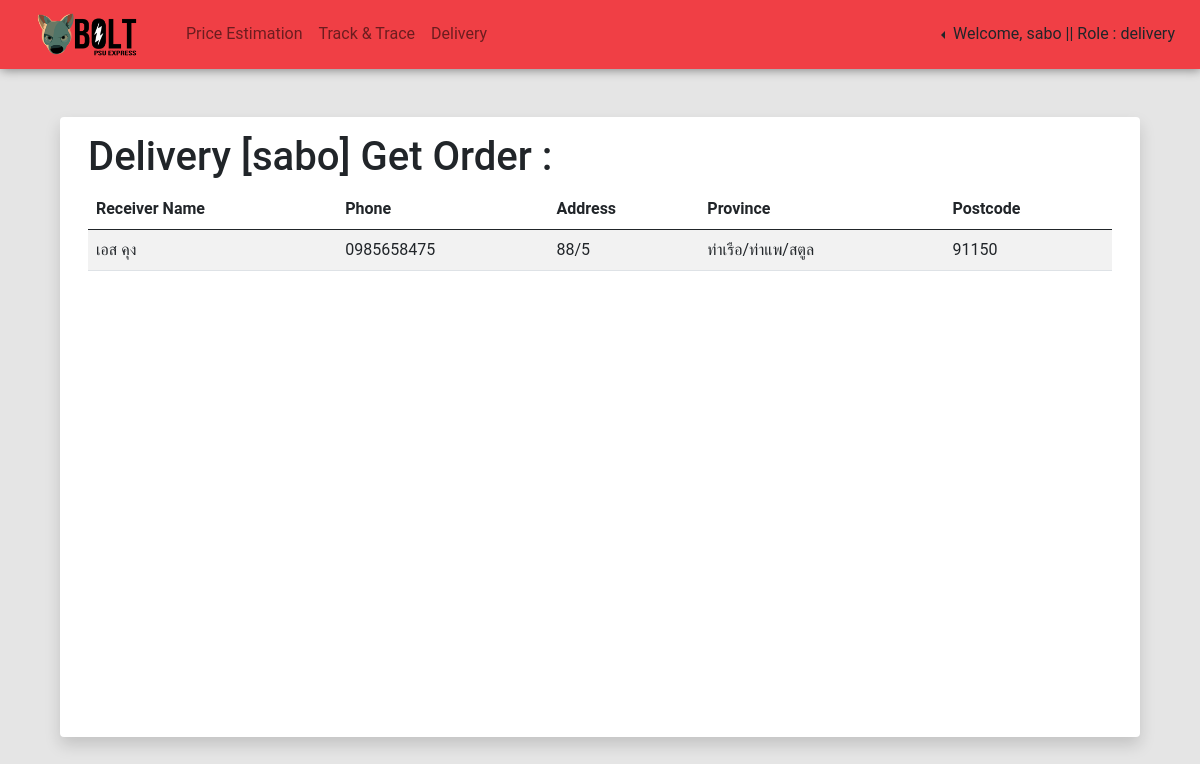
The page /backend/delivery.php (signed in) on the database its author committed.
### tables this page shows
CREATE TABLE `receiver` (
  `receiver_id` int(11) NOT NULL,
  `receiver_name` varchar(255) NOT NULL,
  `phone` varchar(10) NOT NULL,
  `address` varchar(255) NOT NULL,
  `province` varchar(255) NOT NULL,
  `postcode` varchar(255) NOT NULL,
  `tracking_number` varchar(255) NOT NULL,
  `status` varchar(255) NOT NULL,
  `sender_firstname_lastname` varchar(255) NOT NULL,
  `price` decimal(15,2) NOT NULL,
  `Pickup_Date` timestamp NOT NULL DEFAULT current_timestamp(),
  `region` varchar(255) NOT NULL,
  `driver_id` int(11) DEFAULT NULL
);

### backend/delivery.php (the view, shortened to what this page needs)
<!doctype html>
<html lang="en">
<head>
    <link rel="stylesheet" href="../css/bootstrap.min.css">
    <link rel="stylesheet" href="backend.css">
    <link rel="stylesheet" href="https://cdnjs.cloudflare.com/ajax/libs/font-awesome/5.15.3/css/all.min.css"
 />
    <link rel="stylesheet" href="https://pro.fontawesome.com/releases/v5.10.0/css/all.css"
 />
</head>
<body style="background-color:#E5E5E5;">
    <section>
        <nav class="navbar navbar-expand-lg navbar-light">
            <div class="container-fluid">
                <a class="navbar-brand" href=""><img src="../photo/logo.png" width="150px"></a>
                <div class="collapse navbar-collapse" id="navbarSupportedContent">
                    <ul class="navbar-nav me-auto mb-2 mb-lg-0">
                        <li class="nav-item">
                            <a class="nav-link" href="Price.php">Price Estimation</a>
                        </li>
                        <li class="nav-item">
                            <a class="nav-link" href="Track.php">Track & Trace</a>
                        </li>
                        <?php
                        if($_SESSION['role'] == "hub")
                        {
                            echo "<li class='nav-item'>
                            <a class='nav-link' href='hub.php'>Hub</a>
                        </li>" ;
                        } else if($_SESSION['role'] == "delivery")
                        {
                            echo "<li class='nav-item'>
                            <a class='nav-link' href='#'>Delivery</a>
                        </li>" ;
                        } else if($_SESSION['role'] == "employee")
                        {
                            echo "<li class='nav-item'>
                            <a class='nav-link' href='employee.php'>Employee</a>
                        </li>" ;
                        }
                        ?>
                    </ul>
                    <ul class="navbar-nav ml-auto mt-2 mt-lg-0">
                        <li class="nav-item" style="float:right; right:125px;">
                            <div class="dropdown dropstart">
                                <button class="btn dropdown-toggle" type="button" id="navbarDropdown"
                                    data-bs-toggle="dropdown" aria-expanded="false">
                                    Welcome, <?php echo $_SESSION["name"];?> ||
                                    Role : <?php echo $_SESSION['role']; ?>
                                </button>
                            </div>
                    </ul>
                </div>
            </div>
        </nav>
    </section>
    <br><br>
    <section>
        <div class="container shadow p-3 mb-5 bg-body rounded">
            <div class="container-fluid">
            <h1>Delivery [<?php echo $_SESSION['name'] ?>] Get Order :</h1>
                <table class="table table-striped">
                    <thead>
                        <tr>
                            <th scope="col">Receiver Name</th>
                            <th scope="col">Phone</th>
                            <th scope="col">Address</th>
                            <th scope="col">Province</th>
                            <th scope="col">Postcode</th>
                        </tr>
                    </thead>
                    <tbody>
                        <?php
                include_once('../config.php');
                $sql = "SELECT r.*
                FROM receiver r INNER JOIN driver d
                ON r.driver_id = d.driver_id
                INNER join users u
                ON d.user_id = u.user_id
                WHERE u.user_id = :user_id";
                $query = $db->prepare($sql);
                $query->bindParam(':user_id', $user_id, PDO::PARAM_STR);
                $query->execute();
                $result = $query->fetchAll(PDO::FETCH_OBJ);
                        if($query->rowCount() >0) {
                            foreach($result as $res)
                            {
                        ?>
                        <tr>
                            <td class=""><?php echo $res->receiver_name?></td>
                            <td class=""><?php echo $res->phone?></td>
                            <td class=""><?php echo $res->address?></td>
                            <td class=""><?php echo $res->province?></td>
                            <td class=""><?php echo $res->postcode?></td>
                        </tr>
                        <?php
                                           }
                                        }
                                        ?>
                    </tbody>
                </table>
            </div>
        </div>
    </section>
</body>
</html>

### backend/backend.css (style rules this page uses)
* { margin: 0 ; padding: 0; box-sizing: border-box; font-family: 'Roboto', sans-serif; }
nav { box-shadow: 1px 1px 10px grey; background-color:#F03F45; }
@media screen and (min-width: 800px) { div.container { background-color: white; width: 1080px; height: 620px; } }
.container { background-color: white; height: 720px; }

### rows shown on the page
receiver: receiver_name "เอส คุง", phone "0985658475", address "88/5", province "ท่าเรือ/ท่าแพ/สตูล", postcode "91150"

### other values the page prints
$_SESSION["name"] "sabo"
$_SESSION['role'] "delivery"
$_SESSION['name'] "sabo"
